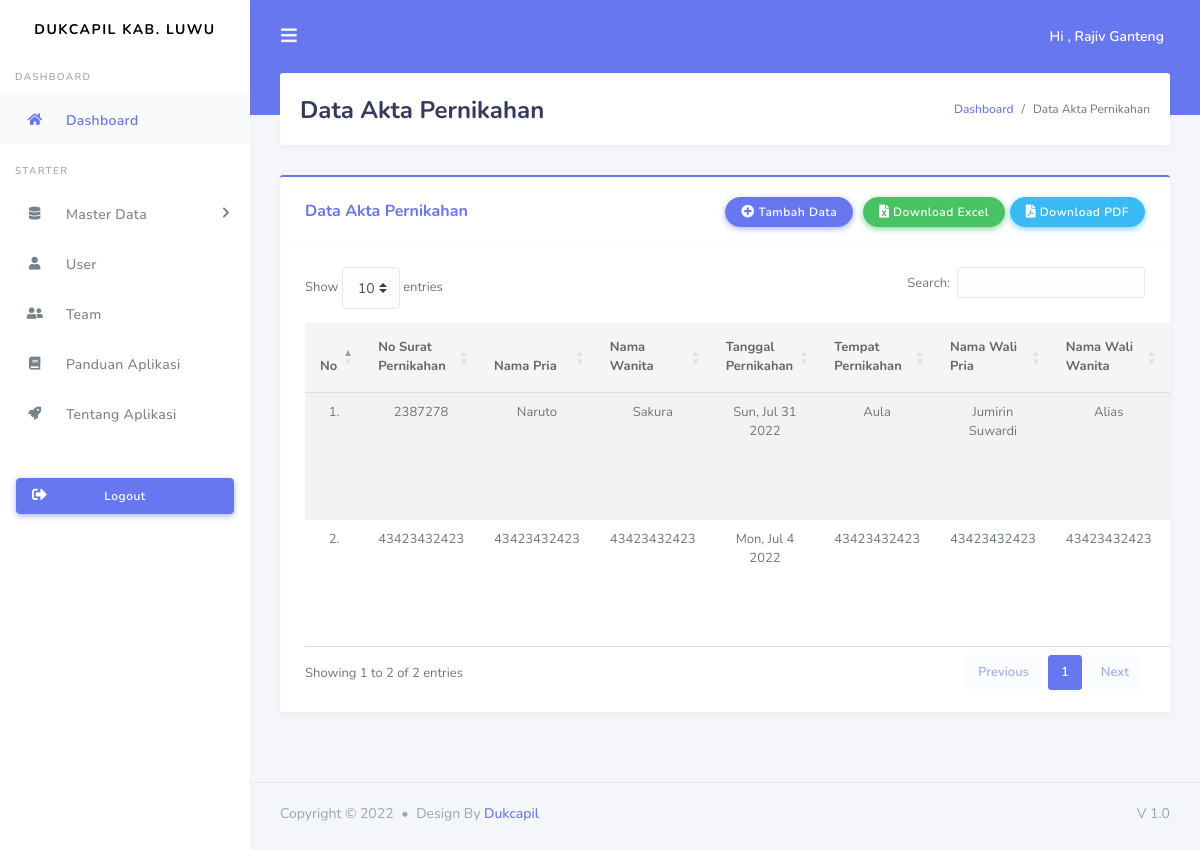
Screenshot of /pernikahan.php (signed in) with the database file from the repository.
### tables this page shows
CREATE TABLE `pernikahan` (
  `id_pernikahan` int(11) NOT NULL,
  `no_pernikahan` varchar(50) NOT NULL,
  `nama_pria` varchar(50) NOT NULL,
  `nama_wanita` varchar(50) NOT NULL,
  `tanggal_pernikahan` date NOT NULL,
  `tempat_pernikahan` varchar(50) NOT NULL,
  `nama_walip` varchar(50) NOT NULL,
  `nama_waliw` varchar(50) NOT NULL,
  `penghulu` varchar(50) NOT NULL,
  `keterangan` varchar(50) NOT NULL
);

### config/controller.php (called while the page is built, shortened)
<?php
function select($query)
{
    global $db;
    $result = mysqli_query($db, $query);
    $rows = [];
    while ($row = mysqli_fetch_assoc($result)) {
        $rows[] = $row;
    }
    return $rows;
}

### pernikahan.php (the view, shortened to what this page needs)
<?php
include "layout/header.php";
$data_pernikahan = select("SELECT * FROM pernikahan");
?>
<div class="main-content">
    <section class="section">
        <div class="section-header">
            <h1>Data Akta Pernikahan</h1>
            <div class="section-header-breadcrumb">
                <div class="breadcrumb-item active"><a href="index.php">Dashboard</a></div>
                <div class="breadcrumb-item">Data Akta Pernikahan</div>
            </div>
        </div>
        <div class="section-body">
            <div class="section-body">
                <div class="card card-primary">
                    <div class="card-header">
                        <h4>Data Akta Pernikahan</h4>
                        <?php if ($_SESSION['level'] != 3) : ?>
                            <button type="button" class="btn btn-primary" data-toggle="modal" data-target="#modalTambah">
                                <i class="fas fa-plus-circle"></i> Tambah Data
                            </button>
                            <a href="download-excel-pernikahan.php" class="btn btn-success" style="margin-left: 10px;">
                                <i class="fas fa-file-excel"></i> Download Excel
                            </a>
                            <a href="pdf/download-pdf-pernikahan.php" class="btn btn-info" style="margin-left: 5px;">
                                <i class="fas fa-file-pdf"></i> Download PDF
                            </a>
                        <?php endif; ?>
                    </div>
                    <div class="card-body table-responsive">
                        <table class="table table-striped table-md" id="table1">
                            <thead>
                                <tr align="center">
                                    <th>No</th>
                                    <th>No Surat Pernikahan</th>
                                    <th>Nama Pria</th>
                                    <th>Nama Wanita</th>
                                    <th>Tanggal Pernikahan</th>
                                    <th>Tempat Pernikahan</th>
                                    <th>Nama Wali Pria</th>
                                    <th>Nama Wali Wanita</th>
                                    <th>Penghulu</th>
                                </tr>
                            </thead>
                            <tbody>
                                <?php
                                $no = 1;
                                ?>
                                <?php foreach ($data_pernikahan as $pernikahan) : ?>
                                    <tr align="center">
                                        <td><?= $no++ . '.'; ?></td>
                                        <td><?= $pernikahan['no_pernikahan']; ?></td>
                                        <td><?= $pernikahan['nama_pria']; ?></td>
                                        <td><?= $pernikahan['nama_wanita']; ?></td>
                                        <td><?= date('D, M j Y', strtotime($pernikahan['tanggal_pernikahan'])); ?></td>
                                        <td><?= $pernikahan['tempat_pernikahan']; ?></td>
                                        <td><?= $pernikahan['nama_walip']; ?></td>
                                        <td><?= $pernikahan['nama_waliw']; ?></td>
                                        <td><?= $pernikahan['penghulu']; ?></td>
                                    </tr>
                                <?php endforeach; ?>
                            </tbody>
                        </table>
                    </div>
                </div>
            </div>
        </div>
    </section>
</div>
<?php
include "layout/footer.php";
?>

### rows the page displays
pernikahan: no_pernikahan "2387278", nama_pria "Naruto", nama_wanita "Sakura", tanggal_pernikahan "Sun, Jul 31 2022", tempat_pernikahan "Aula", nama_walip "Jumirin Suwardi", nama_waliw "Alias"
pernikahan: no_pernikahan "43423432423", nama_pria "43423432423", nama_wanita "43423432423", tanggal_pernikahan "Mon, Jul 4 2022", tempat_pernikahan "43423432423", nama_walip "43423432423", nama_waliw "43423432423"

### other values shown
$_SESSION['nama_user'] "Rajiv Ganteng"
